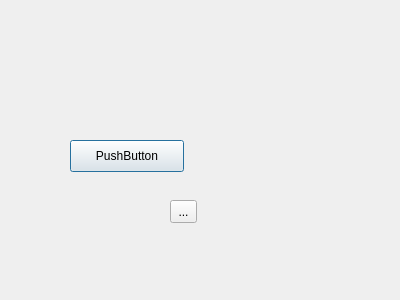
<?xml version="1.0" encoding="UTF-8"?>
<ui version="4.0">
 <class>Dialog</class>
 <widget class="QDialog" name="Dialog">
  <property name="geometry">
   <rect>
    <x>0</x>
    <y>0</y>
    <width>400</width>
    <height>300</height>
   </rect>
  </property>
  <property name="windowTitle">
   <string>Dialog</string>
  </property>
  <widget class="QPushButton" name="pushButton">
   <property name="geometry">
    <rect>
     <x>70</x>
     <y>140</y>
     <width>114</width>
     <height>32</height>
    </rect>
   </property>
   <property name="text">
    <string>PushButton</string>
   </property>
  </widget>
  <widget class="QToolButton" name="toolButton">
   <property name="geometry">
    <rect>
     <x>170</x>
     <y>200</y>
     <width>27</width>
     <height>23</height>
    </rect>
   </property>
   <property name="text">
    <string>...</string>
   </property>
  </widget>
 </widget>
 <layoutdefault spacing="6" margin="11"/>
 <resources/>
 <connections/>
</ui>
